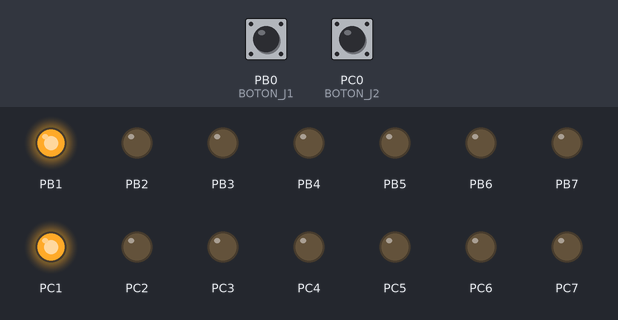
Bench run of a program on a simulated ATmega2560, built with avr-gcc and emulated at 16 MHz. Shown: output pins drawn as LEDs (lit = HIGH). The test bench sets the inputs (shaded band); at power-on: PB0 (BOTON_J1) HIGH, PC0 (BOTON_J2) HIGH.

Above: at 1.2 s.
1.3 s: PB0 (BOTON_J1) pulled LOW for 0.15 s
At 2.6 s:
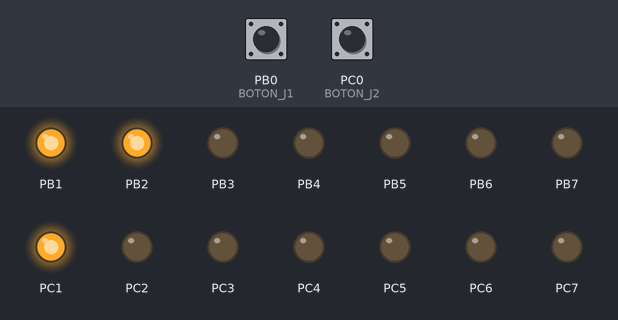
2.9 s: PC0 (BOTON_J2) pulled LOW for 0.15 s
At 4.1 s:
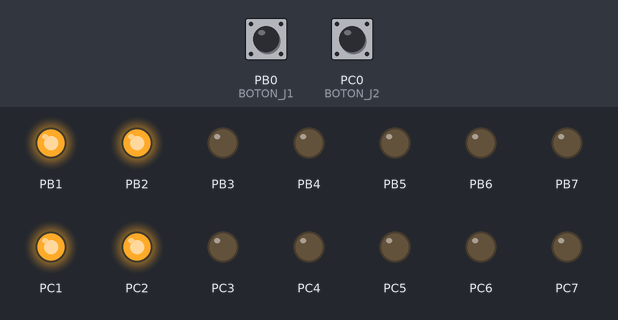
4.5 s: PB0 (BOTON_J1) pulled LOW for 1 s
At 6.5 s:
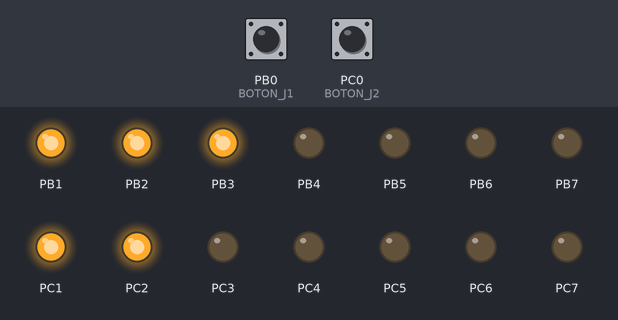
7.0 s: PC0 (BOTON_J2) pulled LOW for 1 s
At 8.4 s:
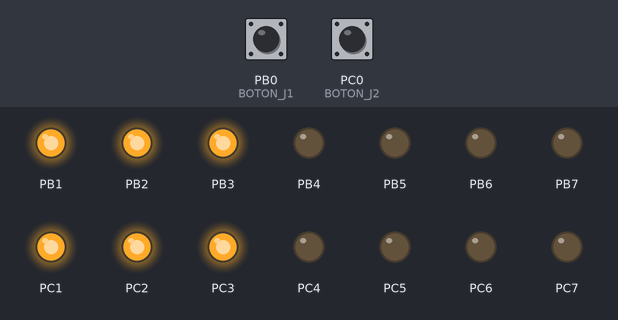
9.5 s: PB0 (BOTON_J1) pulled LOW for 0.15 s
At 10.3 s:
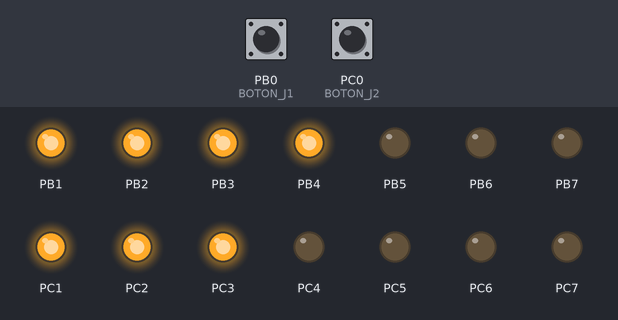
11.1 s: PC0 (BOTON_J2) pulled LOW for 0.15 s
At 11.5 s:
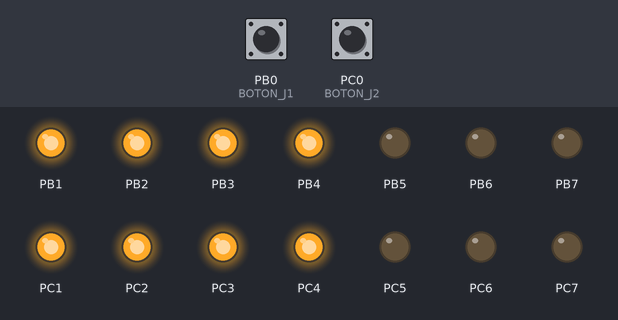
Timing chart, 0 to 13.7 s (numbered marks = the images above; inputs shaded):
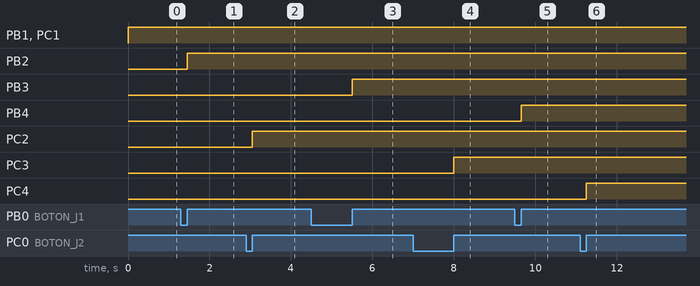

Measured:
- after the input at 1.3 s, PB2: LOW → HIGH after 0.15 s
- after the input at 2.9 s, PC2: LOW → HIGH after 0.15 s
- after the input at 4.5 s, PB3: LOW → HIGH after 1.0 s
- after the input at 7.0 s, PC3: LOW → HIGH after 1.0 s
- after the input at 9.5 s, PB4: LOW → HIGH after 0.15 s
- after the input at 11.1 s, PC4: LOW → HIGH after 0.15 s

The program:

main.c
```c
/*
 * BUTTON_GAME.c
 *
 * Created: 13/01/2023 16:43:12
 * Author : jmott
 */

#define F_CPU 16000000UL

/* Inclusión de archivos */

#include <avr/io.h>
#include <util/delay.h>
#include <stdbool.h>

/* Definicion de macros */

// Jugador 1

#define DDR_BOTON_J1	DDRB
#define BOTON_J1		0
#define PIN_BOTON_J1	PINB
#define MASK_BOTON_J1	(1 << BOTON_J1)
#define PORT_BOTON_J1	PORTB

#define DDR_LEDS_J1		DDRB
#define PORT_LEDS_J1	PORTB

// Jugador 2

#define DDR_BOTON_J2	DDRC
#define BOTON_J2		0
#define PIN_BOTON_J2	PINC
#define MASK_BOTON_J2	(1 << BOTON_J2)
#define PORT_BOTON_J2	PORTC

#define DDR_LEDS_J2		DDRC
#define PORT_LEDS_J2	PORTC

// Antirrebote

#define NIVEL_DE_SEGURIDAD	500

// Animaciones

#define REPETICIONES	5

/* Declaración de funciones */

void Init_GPIO_Players (void);

/* Variables */

uint16_t boton_presionado_contador[2];
uint16_t boton_soltado_contador[2];
bool estado_presion[2] = {false, false};
uint8_t led_contador[2] = {1, 1};

/* Principal */

int main(void)
{
	/* Replace with your application code */
	Init_GPIO_Players();
	while (1)
	{
		/* Jugador 1 */

		if (PIN_BOTON_J1 & MASK_BOTON_J1)
		{
			boton_presionado_contador[0]++;
			if (boton_presionado_contador[0] > NIVEL_DE_SEGURIDAD)
			{
				if (estado_presion[0] == false)
				{
					estado_presion[0] = true;
					PORT_LEDS_J1 |= (1 << led_contador[0]);
					led_contador[0]++;
					if (led_contador[0] > 7)
					{
						_delay_ms(500);
						led_contador[0] = 1;
						PORT_LEDS_J2 = 0x01;
						led_contador[1] = 1;
						uint8_t contador = 0;
						while (contador < REPETICIONES)
						{
							PORT_LEDS_J1 = 0xFF;
							_delay_ms(100);
							PORT_LEDS_J1 = 0x01;
							_delay_ms(100);
							contador++;
						}
					}
				}
				boton_presionado_contador[0] = 0;
			}
		}
		else
		{
			boton_soltado_contador[0]++;
			if (boton_soltado_contador[0] > NIVEL_DE_SEGURIDAD)
			{
				estado_presion[0] = false;
				boton_soltado_contador[0] = 0;
			}
		}

		/* Jugador 2 */

		if (PIN_BOTON_J2 & MASK_BOTON_J2)
		{
			boton_presionado_contador[1]++;
			if (boton_presionado_contador[1] > NIVEL_DE_SEGURIDAD)
			{
				if (estado_presion[1] == false)
				{
					estado_presion[1] = true;
					PORT_LEDS_J2 |= (1 << led_contador[1]);
					led_contador[1]++;
					if (led_contador[1] > 7)
					{
						_delay_ms(500);
						led_contador[1] = 1;
						uint8_t contador = 0;
						PORT_LEDS_J1 = 0x01;
						led_contador[0] = 1;
						while (contador < REPETICIONES)
						{
							PORT_LEDS_J2 = 0xFF;
							_delay_ms(100);
							PORT_LEDS_J2 = 0x01;
							_delay_ms(100);
							contador++;
						}
					}
				}
				boton_presionado_contador[1] = 0;
			}
		}
		else
		{
			boton_soltado_contador[1]++;
			if (boton_soltado_contador[1] > NIVEL_DE_SEGURIDAD)
			{
				estado_presion[1] = false;
				boton_soltado_contador[1] = 0;
			}
		}
	}
}

/* Definición de funcione */

void Init_GPIO_Players(void)
{
	// Leds como salidas
	DDR_LEDS_J1 = 0xFF;
	DDR_LEDS_J2 = 0xFF;

	// Botones como entrada
	DDR_BOTON_J1 &= ~MASK_BOTON_J1;
	DDR_BOTON_J2 &= ~MASK_BOTON_J2;

	// Pull-Up resistors
	PORT_BOTON_J1 |= MASK_BOTON_J1;
	PORT_BOTON_J2 |= MASK_BOTON_J2;
}
```
